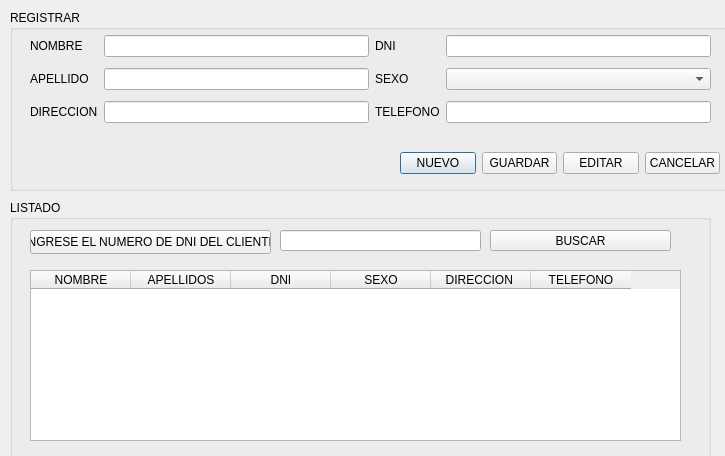
<?xml version="1.0" encoding="UTF-8"?>
<ui version="4.0">
 <class>Cliente</class>
 <widget class="QDialog" name="Cliente">
  <property name="geometry">
   <rect>
    <x>0</x>
    <y>0</y>
    <width>725</width>
    <height>456</height>
   </rect>
  </property>
  <property name="windowTitle">
   <string>Dialog</string>
  </property>
  <widget class="QGroupBox" name="groupBox">
   <property name="geometry">
    <rect>
     <x>10</x>
     <y>10</y>
     <width>731</width>
     <height>181</height>
    </rect>
   </property>
   <property name="title">
    <string>REGISTRAR</string>
   </property>
   <widget class="QWidget" name="">
    <property name="geometry">
     <rect>
      <x>20</x>
      <y>20</y>
      <width>681</width>
      <height>101</height>
     </rect>
    </property>
    <layout class="QGridLayout" name="gridLayout">
     <item row="0" column="0">
      <widget class="QLabel" name="label">
       <property name="text">
        <string>NOMBRE</string>
       </property>
      </widget>
     </item>
     <item row="0" column="1">
      <widget class="QLineEdit" name="lineEdit"/>
     </item>
     <item row="0" column="2">
      <widget class="QLabel" name="label_2">
       <property name="text">
        <string>DNI</string>
       </property>
      </widget>
     </item>
     <item row="0" column="3">
      <widget class="QLineEdit" name="lineEdit_2"/>
     </item>
     <item row="1" column="0">
      <widget class="QLabel" name="label_4">
       <property name="text">
        <string>APELLIDO</string>
       </property>
      </widget>
     </item>
     <item row="1" column="1">
      <widget class="QLineEdit" name="lineEdit_3"/>
     </item>
     <item row="1" column="2">
      <widget class="QLabel" name="label_3">
       <property name="text">
        <string>SEXO</string>
       </property>
      </widget>
     </item>
     <item row="1" column="3">
      <widget class="QComboBox" name="comboBox">
       <item>
        <property name="text">
         <string/>
        </property>
       </item>
       <item>
        <property name="text">
         <string>M</string>
        </property>
       </item>
       <item>
        <property name="text">
         <string>F</string>
        </property>
       </item>
      </widget>
     </item>
     <item row="2" column="0">
      <widget class="QLabel" name="label_5">
       <property name="text">
        <string>DIRECCION</string>
       </property>
      </widget>
     </item>
     <item row="2" column="1">
      <widget class="QLineEdit" name="lineEdit_4"/>
     </item>
     <item row="2" column="2">
      <widget class="QLabel" name="label_6">
       <property name="text">
        <string>TELEFONO</string>
       </property>
      </widget>
     </item>
     <item row="2" column="3">
      <widget class="QLineEdit" name="lineEdit_5"/>
     </item>
    </layout>
   </widget>
   <widget class="QWidget" name="">
    <property name="geometry">
     <rect>
      <x>390</x>
      <y>140</y>
      <width>320</width>
      <height>26</height>
     </rect>
    </property>
    <layout class="QHBoxLayout" name="horizontalLayout">
     <item>
      <widget class="QPushButton" name="pushButton">
       <property name="text">
        <string>NUEVO</string>
       </property>
      </widget>
     </item>
     <item>
      <widget class="QPushButton" name="pushButton_2">
       <property name="text">
        <string>GUARDAR</string>
       </property>
      </widget>
     </item>
     <item>
      <widget class="QPushButton" name="pushButton_3">
       <property name="text">
        <string>EDITAR</string>
       </property>
      </widget>
     </item>
     <item>
      <widget class="QPushButton" name="pushButton_4">
       <property name="text">
        <string>CANCELAR</string>
       </property>
      </widget>
     </item>
    </layout>
   </widget>
  </widget>
  <widget class="QGroupBox" name="groupBox_2">
   <property name="geometry">
    <rect>
     <x>10</x>
     <y>200</y>
     <width>701</width>
     <height>271</height>
    </rect>
   </property>
   <property name="title">
    <string>LISTADO</string>
   </property>
   <widget class="QPushButton" name="pushButton_5">
    <property name="geometry">
     <rect>
      <x>20</x>
      <y>30</y>
      <width>241</width>
      <height>24</height>
     </rect>
    </property>
    <property name="text">
     <string>INGRESE EL NUMERO DE DNI DEL CLIENTE</string>
    </property>
   </widget>
   <widget class="QLineEdit" name="lineEdit_11">
    <property name="geometry">
     <rect>
      <x>270</x>
      <y>30</y>
      <width>201</width>
      <height>21</height>
     </rect>
    </property>
   </widget>
   <widget class="QPushButton" name="pushButton_6">
    <property name="geometry">
     <rect>
      <x>480</x>
      <y>30</y>
      <width>181</width>
      <height>21</height>
     </rect>
    </property>
    <property name="text">
     <string>BUSCAR</string>
    </property>
   </widget>
   <widget class="QTableWidget" name="tableWidget">
    <property name="geometry">
     <rect>
      <x>20</x>
      <y>70</y>
      <width>651</width>
      <height>171</height>
     </rect>
    </property>
    <column>
     <property name="text">
      <string>NOMBRE</string>
     </property>
    </column>
    <column>
     <property name="text">
      <string>APELLIDOS</string>
     </property>
    </column>
    <column>
     <property name="text">
      <string>DNI</string>
     </property>
    </column>
    <column>
     <property name="text">
      <string>SEXO</string>
     </property>
    </column>
    <column>
     <property name="text">
      <string>DIRECCION </string>
     </property>
    </column>
    <column>
     <property name="text">
      <string>TELEFONO</string>
     </property>
    </column>
   </widget>
  </widget>
 </widget>
 <resources/>
 <connections/>
</ui>
